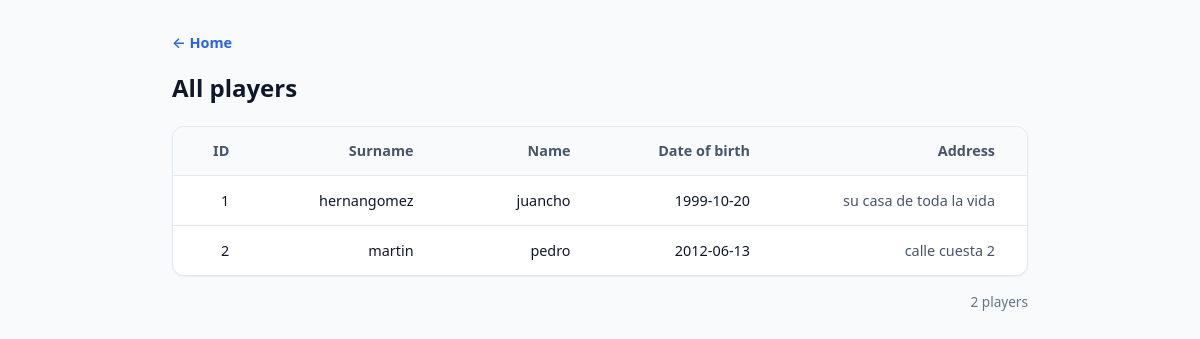
Before: /players with the older database file.
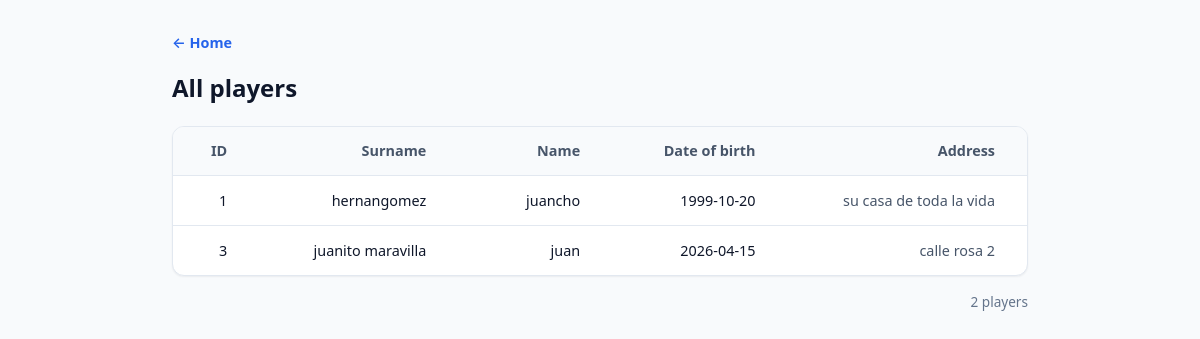
After: the same page with the newer database file.
### tables this page shows
CREATE TABLE player (
  player_id     INTEGER PRIMARY KEY AUTOINCREMENT,
  name          TEXT NOT NULL,
  surname       TEXT NOT NULL,
  address       TEXT,
  -- ISO 8601 date string (YYYY-MM-DD); SQLite has no native DATE type.
  date_of_birth TEXT NOT NULL
);

### src/main.py (the view)
@app.get("/players", response_class=HTMLResponse)
async def list_players(
    request: Request,
    success: str | None = Query(None),
) -> HTMLResponse:
    return templates.TemplateResponse(
        request,
        "players_list.html",
        {
            "success": success == "1",
            "players": fetch_players(),
        },
    )

### src/templates/players_list.html (shortened to what this page needs)
<!DOCTYPE html>
<html lang="en">
  <head>
    <link rel="stylesheet" href="/static/style.css" />
  </head>
  <body>
    <main class="wrap">
      <p class="nav-top"><a href="/">← Home</a></p>
      <h1>All players</h1>
      {% if players %}
      <div class="table-scroll">
        <table class="table">
          <thead>
            <tr>
              <th scope="col">ID</th>
              <th class="table__col-surname" scope="col">Surname</th>
              <th scope="col">Name</th>
              <th scope="col">Date of birth</th>
              <th scope="col">Address</th>
            </tr>
          </thead>
          <tbody>
            {% for p in players %}
            <tr>
              <td>{{ p.player_id }}</td>
              <td class="table__col-surname">{{ p.surname }}</td>
              <td>{{ p.name }}</td>
              <td>{{ p.date_of_birth }}</td>
              <td class="table__address">{{ p.address if p.address else "—" }}</td>
            </tr>
            {% endfor %}
          </tbody>
        </table>
      </div>
      <p class="table-meta">{{ players | length }} player{% if players | length != 1 %}s{% endif %}</p>
      {% else %}
      <p class="empty">No players yet. <a href="/players/new">Add a player</a> to get started.</p>
      {% endif %}
    </main>
  </body>
</html>

### src/static/style.css (style rules this page uses)
*, *::before, *::after { box-sizing: border-box; }
body { margin: 0; font-family: system-ui, -apple-system, Segoe UI, Roboto, sans-serif; line-height: 1.5; color: #0f172a; background: #f8fafc; }
.wrap { max-width: 56rem; margin: 0 auto; padding: 2rem 1.25rem 3rem; }
.nav-top { margin: 0 0 1rem; font-size: 0.9rem; }
.nav-top a { color: #2563eb; text-decoration: none; font-weight: 600; }
h1 { font-size: 1.5rem; font-weight: 650; margin: 0 0 1.25rem; }
.table-scroll { overflow-x: auto; margin: 1.25rem 0 1rem; border-radius: 12px; border: 1px solid #e2e8f0; background: #fff; box-shadow: 0 1px 2px rgb(15 23 42 / 6%); }
.table { width: 100%; border-collapse: collapse; font-size: 0.9rem; }
.table th, .table td { padding: 0.85rem 2.25rem; text-align: right; border-bottom: 1px solid #e2e8f0; vertical-align: top; }
.table th:first-child, .table td:first-child { padding-inline-start: 2rem; }
.table th:last-child, .table td:last-child { padding-inline-end: 2rem; }
.table th.table__col-surname, .table td.table__col-surname { padding-inline-end: calc(2.25rem + 0.5cm); }
.table th { font-weight: 600; color: #475569; background: #f8fafc; white-space: nowrap; }
.table tbody tr:last-child td { border-bottom: none; }
.table__address { max-width: 14rem; color: #475569; white-space: pre-wrap; word-break: break-word; }
.table-meta { margin: 0.5rem 0 0; font-size: 0.85rem; color: #64748b; text-align: right; }

Changed rows visible on the page:
removed player: player_id "2", surname "martin", name "pedro", date_of_birth "2012-06-13", address "calle cuesta 2"
added player: player_id "3", surname "juanito maravilla", name "juan", date_of_birth "2026-04-15", address "calle rosa 2"
